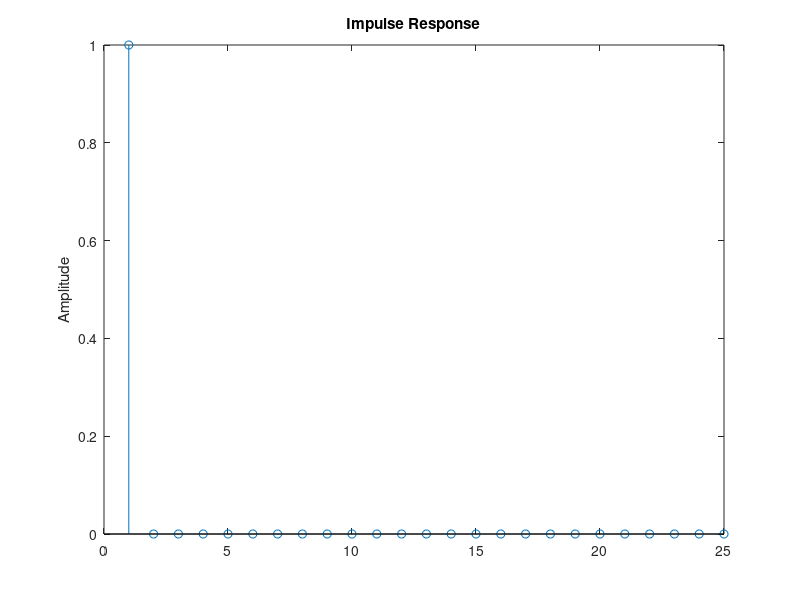
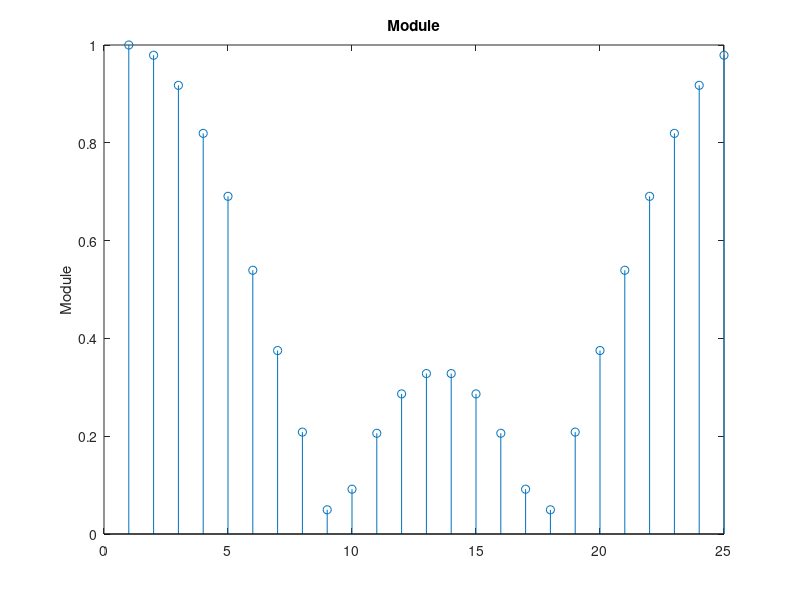
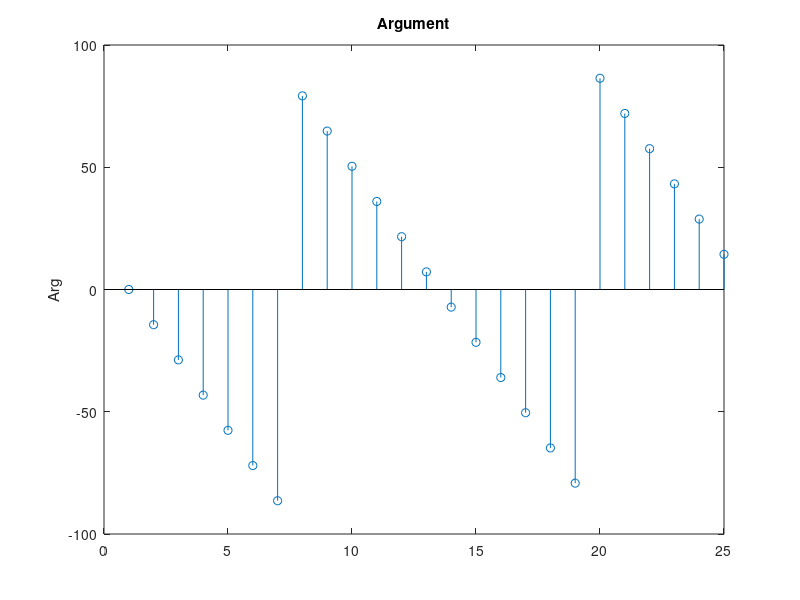

Write the MATLAB code that produced these figures, in order.
clear all
n=[5 6 7];
N=3;
x=1:20;
B=1/N.*ones(1,3);

x = [1 0 0 0 0 0 0 0 0 0 0 0 0 0 0 0 0 0 0 0 0 0 0 0 0 ];
y=filter(B,1,x);
figure
stem(x) %impulse 
title('Impulse Response')
ylabel('Amplitude')
k=fft(y);
figure
stem(abs(k))
title('Module')
ylabel('Module')
figure
arg=atan(imag(k)./real(k)).*(360/(2*pi));
stem(arg)
title('Argument')
ylabel('Arg')
%4,3